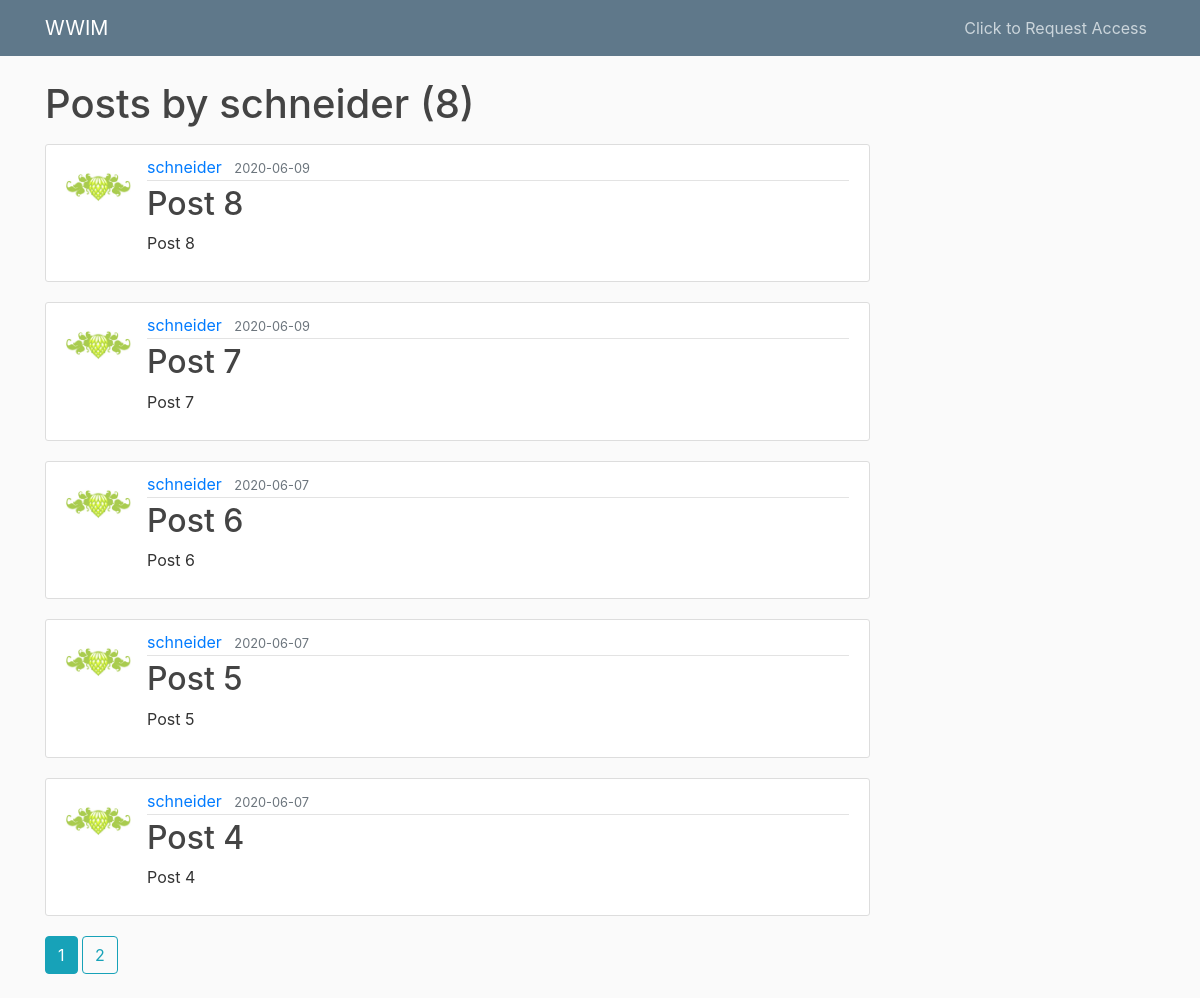
The app's page /user/schneider with its own data.
### forecastapp/models.py (models this page shows, shortened)
class User(db.Model, UserMixin):
    id = db.Column(db.Integer, primary_key=True)
    username = db.Column(db.String(20), unique=True, nullable=False)
    email = db.Column(db.String(120), unique=True, nullable=False)
    image_file = db.Column(db.String(20), nullable=False, default='default.jpg')
    password = db.Column(db.String(60), nullable=False)
    posts = db.relationship('Post', backref='author', lazy=True)

class Post(db.Model):
    id = db.Column(db.Integer, primary_key=True)
    title = db.Column(db.String(100), nullable=False)
    date_posted = db.Column(db.DateTime, nullable=False, default=datetime.utcnow)
    content = db.Column(db.Text, nullable=False)
    user_id = db.Column(db.Integer, db.ForeignKey('user.id'), nullable=False)

### forecastapp/users/routes.py (the view)
@users.route("/user/<string:username>")
def user_posts(username):
    page = request.args.get('page', 1, type=int)
    user = User.query.filter_by(username=username).first_or_404()
    posts = Post.query.filter_by(author=user)\
        .order_by(Post.date_posted.desc())\
        .paginate(page=page, per_page=5)
    return render_template('user_posts.html', posts=posts, user=user)

### forecastapp/templates/user_posts.html
{% extends "layout.html" %}
{% block content %}
    <h1 class="mb-3">Posts by {{ user.username }} ({{ posts.total }})</h1>
    {% for post in posts.items %}
        <article class="media content-section">
          <img class="rounded-circle article-img" src="{{ url_for('static', filename='profile_pics/' + post.author.image_file) }}">
          <div class="media-body">
            <div class="article-metadata">
              <a class="mr-2" href="{{ url_for('users.user_posts', username=post.author.username) }}">{{ post.author.username }}</a>
              <small class="text-muted">{{ post.date_posted.strftime('%Y-%m-%d') }}</small>
            </div>
            <h2><a class="article-title" href="{{ url_for('posts.post', post_id=post.id) }}">{{ post.title }}</a></h2>
            <p class="article-content">{{ post.content }}</p>
          </div>
        </article>
    {% endfor %}
    {% for page_num in posts.iter_pages(left_edge=1, right_edge=1, left_current=1, right_current=2) %}
      {% if page_num %}
        {% if posts.page == page_num %}
          <a class="btn btn-info mb-4" href="{{ url_for('users.user_posts', username=user.username, page=page_num) }}">{{ page_num }}</a>
        {% else %}
          <a class="btn btn-outline-info mb-4" href="{{ url_for('users.user_posts', username=user.username, page=page_num) }}">{{ page_num }}</a>
        {% endif %}
      {% else %}
        ...
      {% endif %}
    {% endfor %}
{% endblock content %}

### forecastapp/static/main.css (style rules this page uses)
body { background: #fafafa; color: #333333; margin-top: 5rem; }
h1, h2, h3, h4, h5, h6 { color: #444444; }
.content-section { background: #ffffff; padding: 10px 20px; border: 1px solid #dddddd; border-radius: 3px; margin-bottom: 20px; }
.article-title { color: #444444; }
.article-content { white-space: pre-line; }
.article-img { height: 65px; width: 65px; margin-right: 16px; }
.article-metadata { padding-bottom: 1px; margin-bottom: 4px; border-bottom: 1px solid #e3e3e3 }

### records on screen
User: username "schneider"
Post: image_file (placeholder picture), author.username "schneider", date_posted "2020-06-09", title "Post 8", content "Post 8"
Post: image_file (placeholder picture), author.username "schneider", date_posted "2020-06-09", title "Post 7", content "Post 7"
Post: image_file (placeholder picture), author.username "schneider", date_posted "2020-06-07", title "Post 6", content "Post 6"
Post: image_file (placeholder picture), author.username "schneider", date_posted "2020-06-07", title "Post 5", content "Post 5"
Post: image_file (placeholder picture), author.username "schneider", date_posted "2020-06-07", title "Post 4", content "Post 4"

### other values on screen
{{ posts.total }} "8"
{{ page_num }} "1"
{{ page_num }} "2"
